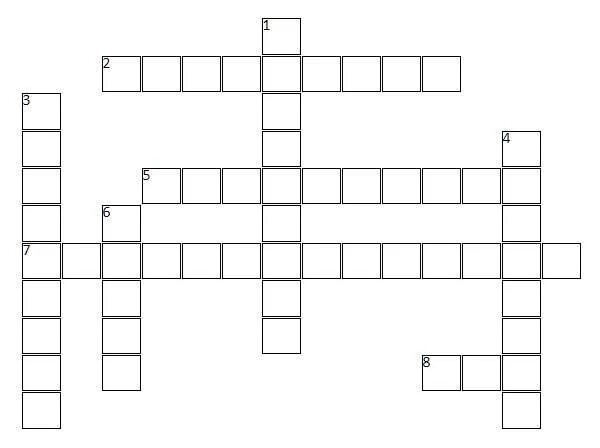
#> input picture Segmentacion de imagenes/05_Identifying_Contours_by_Shape/crucigrama.jpg, 600 x 448 px
$ jupyter execute 05_Line_Detection_using_Hough_Lines.ipynb
#> lines starting #> are read from the running program, lines starting #| are printed output that depends on the picture; after the words box and inside, x2 and y2 are one past the last pixel; in counts of white or black regions, pixels touching at a corner belong together
<h1>Detección de líneas - Hough Lines</h1>

[cell 1]
import cv2
import numpy as np
from matplotlib import pyplot as plt

[cell 2]
image = cv2.imread('crucigrama.jpg')
#> image is the input picture: shape (448, 600, 3); mean B, G, R 246.3, 246.3, 246.3
plt.imshow(cv2.cvtColor(image, cv2.COLOR_BGR2RGB))
plt.title('Crucigrama'); plt.show()
cv2.imwrite('crucigrama.jpg', image);

[cell 3]
original_image = image.copy()
# Escala de grises y canny edges
gray = cv2.cvtColor(original_image, cv2.COLOR_BGR2GRAY)
edges = cv2.Canny(gray, 100, 170, apertureSize = 3)
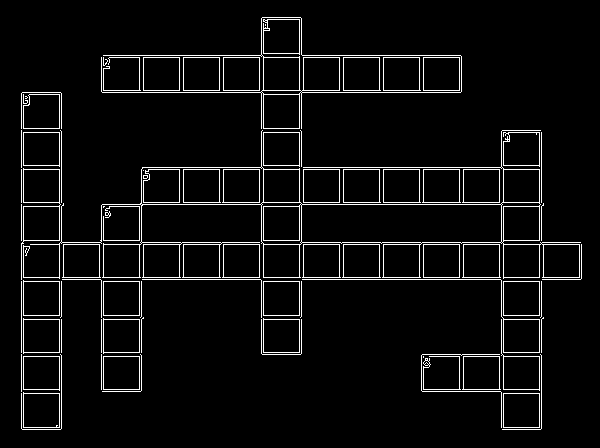
#> edges: shape (448, 600); 4.8% white in thin lines or dots, all inside (x1, y1, x2, y2) = (21, 17, 582, 430)

# Utilizar HoughLines con una precisión rho de 1 pixel
# precisión theta de np.pi / 180 que es 1 grado
# Nuestro umbral de linea esta seteado en 240 (número de puntos en línea)
lines = cv2.HoughLines(edges, 1, np.pi / 180, 240)
#> lines = 21 rows, first 8: [277, 1.57], [244, 1.57], [202, 1.57], [169, 1.57], [279, 1.57], [242, 1.57], [204, 1.57], [92, 1.57]

# Iteramos sobre cada línea y la convertimos al formato requerido por cv.lines
for rho, theta in lines[0]:
    a = np.cos(theta)
    b = np.sin(theta)
    x0 = a * rho
    y0 = b * rho
    x1 = int(x0 + 1000 * (-b))
    y1 = int(y0 + 1000 * (a))
    x2 = int(x0 - 1000 * (-b))
    y2 = int(y0 - 1000 * (a))
    cv2.line(original_image, (x1, y1), (x2, y2), (255, 0, 0), 2)
#> this loop made 1 pass
#> (rho, theta, a, b, x0, y0, x1, y1) on pass 1: (277, 1.57, -4.37e-08, 1, -1.21e-05, 277, -1000, 276)
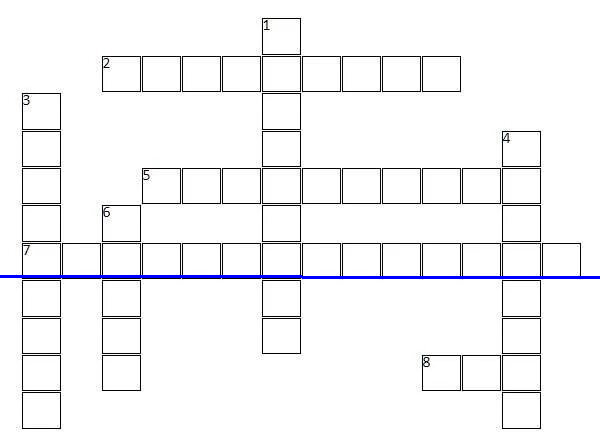
#> original_image: shape (448, 600, 3); 0.67% of pixels changed, all inside (x1, y1, x2, y2) = (0, 275, 600, 279)

plt.imshow(cv2.cvtColor(original_image, cv2.COLOR_BGR2RGB))
plt.title('Hough Lines');
plt.show()

<h4>Probabilistic Hough Lines</h4>
<b>cv2.HoughLinesP(binarized image, 𝜌 accuracy, 𝜃 accuracy, threshold, minimum line length, max line gap)</b>

[cell 4]
original_image = image.copy()
gray = cv2.cvtColor(original_image, cv2.COLOR_BGR2GRAY)
edges = cv2.Canny(gray, 100, 170, apertureSize = 3)

# Utilizamos las mismas precisiones rho y theta
# Especificamos un minimo de puntos en la línea de 100
# y minimo de longitud de la linea 5 pixels y maximo de distancia entre lineas de 10 pixels
lines = cv2.HoughLinesP(edges, 1, np.pi / 180, 200, 5, 10)
#> lines = 64 rows, first 6: [342, 277, 380, 277], [103, 244, 140, 244], [263, 277, 300, 277], [262, 202, 300, 202], [222, 242, 259, 242], [223, 169, 259, 169]
print (lines.shape)
#| (64, 1, 4)

for x1, y1, x2, y2 in lines[0]:
    cv2.line(original_image, (x1, y1), (x2, y2),(0, 255, 0), 3)
    plt.imshow(cv2.cvtColor(original_image, cv2.COLOR_BGR2RGB))
    plt.title('Probabilistic Hough Lines'); plt.show()
#> this loop made 1 pass
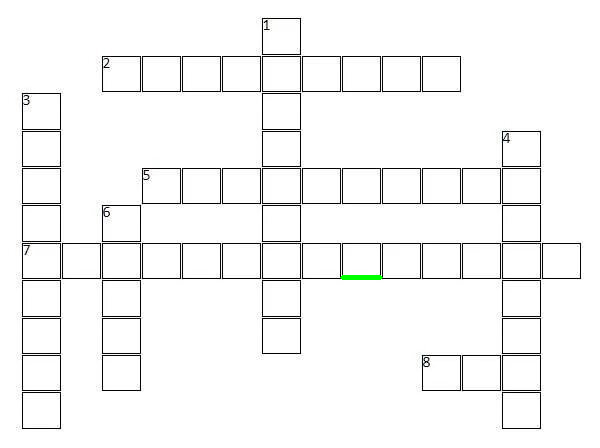
#> original_image: shape (448, 600, 3); 0.08% of pixels changed, all inside (x1, y1, x2, y2) = (340, 275, 383, 280)
